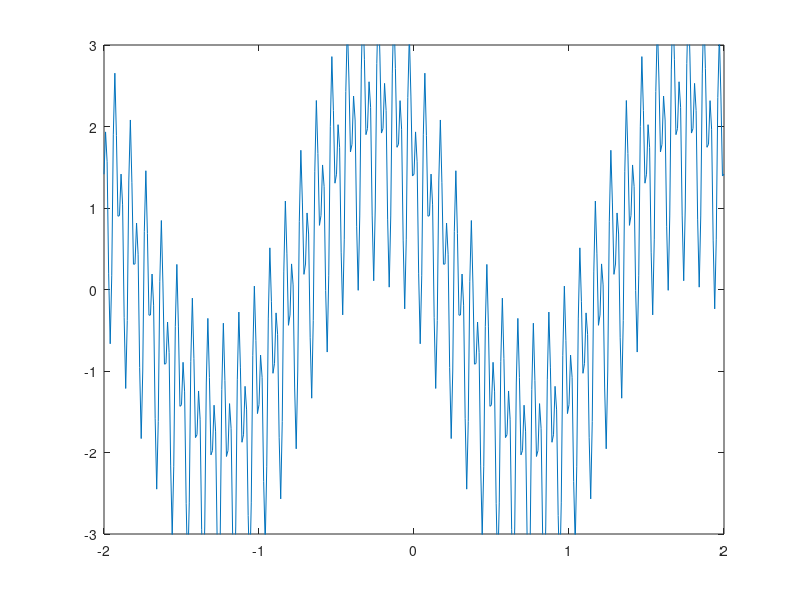

MATLAB code to generate this figure:
t=-2:0.01:2;
f=1*cos(2*pi*10*t+pi/3);
g=2*cos(2*pi*0.5*t+pi/4);
h=1*cos(2*pi*20*t+pi/3);
k=f+g-h;
plot(t,k)
ylim([-3,3])